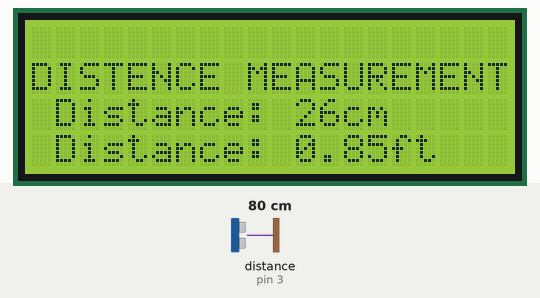
Recording of a sketch running on a simulated Arduino Uno, built with avr-gcc and run on an emulated ATmega328P. On the bench: 20×4 character LCD. Wiring (inferred from the names in the program): ultrasonic range finder: trigger pin 2; echo pin 3. Inputs (shaded band) come from the test bench; at power-on: distance to the obstacle (sensor on pin 3) 80 cm. The echo pulse lasts 58.3 µs per cm.

Above: at 1.28 s.
1.3 s: distance to the obstacle (sensor on pin 3) set to 299 cm
At 2.0 s:
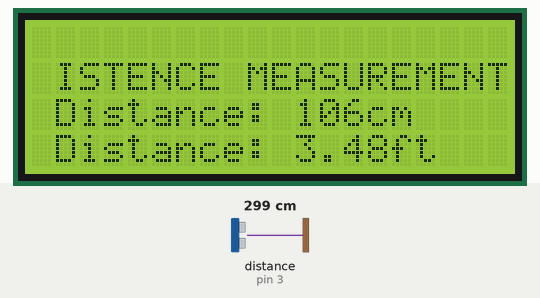
2.8 s: distance to the obstacle (sensor on pin 3) set to 2 cm
At 3.3 s:
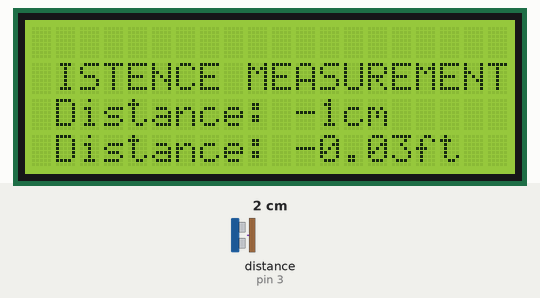
4.3 s: distance to the obstacle (sensor on pin 3) set to 9 cm
At 5.0 s:
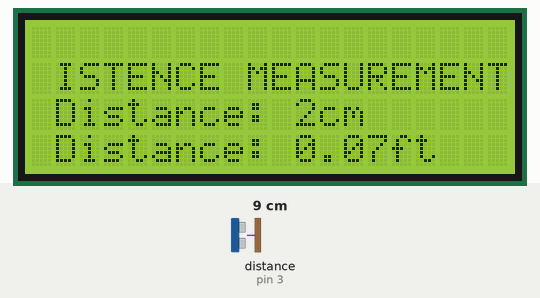

Measured:
- after the input at 1.3 s, the display: first differs from a run without the input at once (image 1)
- after the input at 2.8 s, the display: changes at once (image 2)
- after the input at 4.3 s, the display: changes at once (image 3)

The sketch:

Distance_Measurement_Code.ino
```cpp
#include <LiquidCrystal.h>

LiquidCrystal lcd(13, 12, 11, 10, 9, 8);

const int trigPin = 2;
const int echoPin = 3;

long duration;
int distance;

void setup()
{
  pinMode(trigPin, OUTPUT);
  pinMode(echoPin, INPUT);

  lcd.begin(20, 4);
  lcd.setCursor(0,0);
  lcd.setCursor(0,1);
  lcd.print("DISTENCE MEASUREMENT             ");
}
void loop()
{

  digitalWrite(trigPin, LOW);
  delayMicroseconds(2);

  digitalWrite(trigPin, HIGH);
  delayMicroseconds(10);
  digitalWrite(trigPin, LOW);

  duration = pulseIn(echoPin, HIGH);

  distance = duration*0.034/2;

  int D = map(distance, 10, 1095, 2, 400);

  lcd.setCursor(0,2);
  lcd.print(" Distance: ");
  lcd.print(D);
  lcd.print("cm     ");
  lcd.setCursor(0,3);
  lcd.print(" Distance: ");
  lcd.print(D/30.48);
  lcd.print("ft     ");
}
```
